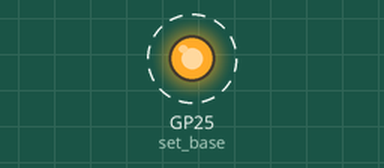
The program below on a simulated Raspberry Pi Pico running MicroPython. Shown: output pins drawn as LEDs (lit = HIGH). Dashed ring = blinking. What the program prints to the serial console is not drawn.

Above: at 0.2 s.
Timing chart, 0 to 3.0 s (numbered marks = the images above):
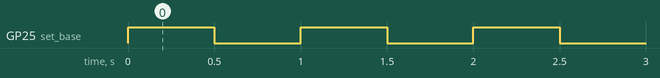

The program:

_YD-RP2040___PIO__LED__1Hz__IRQ.py
```python
# Example using PIO to blink an LED and raise an IRQ at 1Hz.
# 使用PIO闪烁LED并以1Hz中断IRQ

import time
from machine import Pin
import rp2


@rp2.asm_pio(
        set_init=rp2.PIO.OUT_LOW,
        out_shiftdir=rp2.PIO.SHIFT_LEFT,
        autopull=True,
        pull_thresh=24,
             )
def blink_1hz():
    # type: ignore
    # Cycles: 1 + 1 + 6 + 32 * (30 + 1) = 1000
    irq(rel(0))                                 # type: ignore
    set(pins, 1)                                # type: ignore
    set(x, 31)                  [5]             # type: ignore
    label("delay_high")                         # type: ignore
    nop()                       [29]            # type: ignore
    jmp(x_dec, "delay_high")                    # type: ignore

    # Cycles: 1 + 1 + 6 + 32 * (30 + 1) = 1000
    nop()                                       # type: ignore
    set(pins, 0)                                # type: ignore
    set(x, 31)                  [5]             # type: ignore
    label("delay_low")                          # type: ignore
    nop()                       [29]            # type: ignore
    jmp(x_dec, "delay_low")                     # type: ignore
    # type: ignore


# Create the StateMachine with the blink_1hz program, outputting on Pin(25).
sm = rp2.StateMachine(0, blink_1hz, freq=2000, set_base=Pin(25))

# Set the IRQ handler to print the millisecond timestamp.
sm.irq(lambda p: print(time.ticks_ms()))

# Start the StateMachine.
sm.active(1)

while True:
    time.sleep(1)
```

Measured:
- by itself, GP25 (set_base): alternates HIGH for 0.50 s and LOW for 0.50 s
